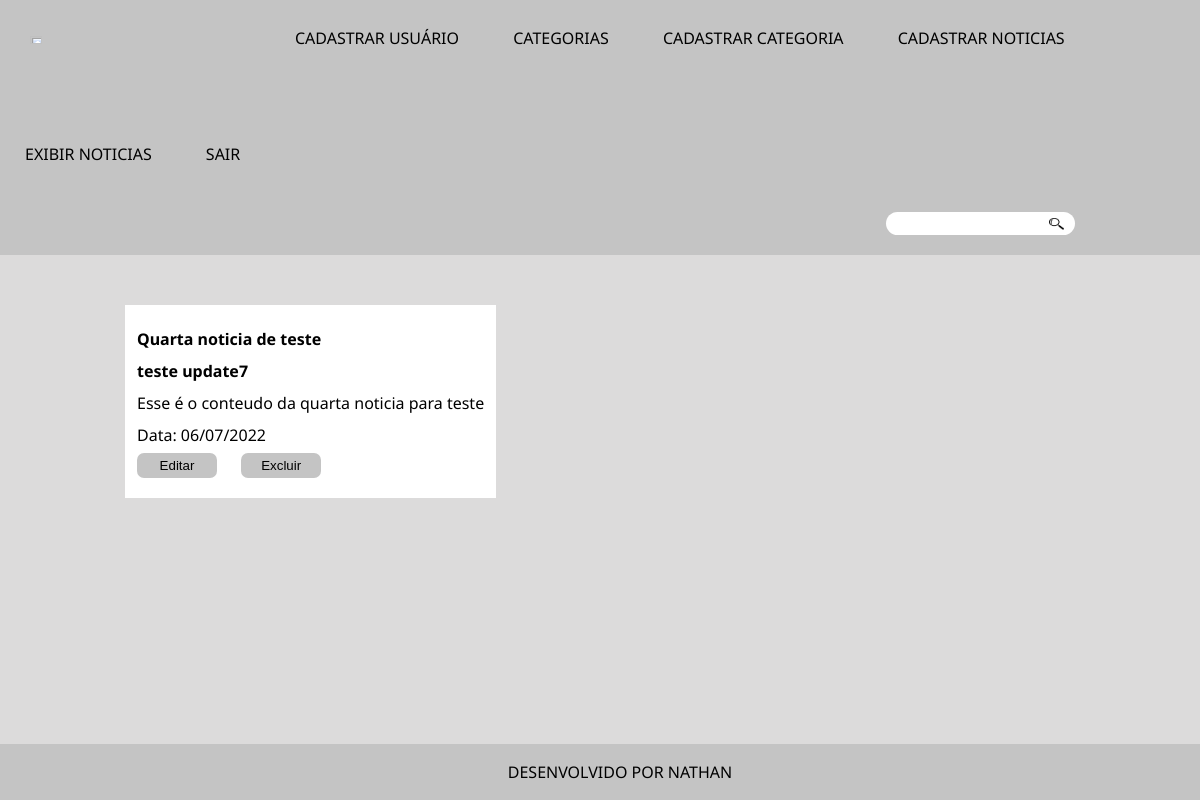
Screenshot of /noticia.php?id=4 with the database file from the repository.
### tables this page shows
CREATE TABLE `noticias` (
  `id` int(11) NOT NULL AUTO_INCREMENT,
  `id_categoria` int(11) DEFAULT NULL,
  `titulo` varchar(150) NOT NULL,
  `conteudo` text NOT NULL,
  `data_publicacao` date DEFAULT NULL,
  PRIMARY KEY (`id`),
  KEY `id_categoria` (`id_categoria`),
  CONSTRAINT `noticias_ibfk_1` FOREIGN KEY (`id_categoria`) REFERENCES `categorias` (`id`)
);

CREATE TABLE `categorias` (
  `id` int(11) NOT NULL AUTO_INCREMENT,
  `nome` varchar(100) NOT NULL,
  PRIMARY KEY (`id`),
  UNIQUE KEY `nome` (`nome`)
);

### src/repositorio/RepositorioNoticias.php (called while the page is built, shortened)
<?php
class RepositorioNoticias
{
    private PDO $conexao;
    public function __construct(PDO $conexao)
    {
        $this->conexao = $conexao;
    }
    public function umaNoticia($id): Noticia
    {
        $sql = "SELECT noticias.id, categorias.id AS id_da_categoria, categorias.nome AS categoria, noticias.titulo, noticias.conteudo, noticias.data_publicacao
        FROM noticias JOIN categorias ON noticias.id_categoria = categorias.id WHERE noticias.id = :id;";
        $consulta = $this->conexao->prepare($sql);
        $consulta->bindValue(':id', $id);
        $consulta->execute();
        $dadosNoticia = $consulta->fetch(PDO::FETCH_ASSOC);
        $noticia = new \Noticia(
            $dadosNoticia['id'],
            new \Categoria($dadosNoticia['id_da_categoria'], $dadosNoticia['categoria']),
            $dadosNoticia['titulo'],
            $dadosNoticia['conteudo'],
            $dadosNoticia['data_publicacao']
        );
        return $noticia;
    }
}

### src/dominio/modelo/Categoria.php (called while the page is built, shortened)
<?php
class Categoria
{
    private $categoria;
    public function __construct(?int $id, string $categoria)
    {
        $this->categoria = $this->limpar($categoria);
    }
    public function categoria(): string
    {
        return $this->categoria;
    }
    private function limpar($categoria)
    {
        $categoria = trim($categoria);
        $categoria = stripcslashes($categoria);
        $categoria = htmlspecialchars($categoria);
        return $categoria;
    }
}

### src/dominio/modelo/Noticia.php (called while the page is built, shortened)
<?php
class Noticia
{
    private $id;
    private $categoria;
    private $titulo;
    private $conteudo;
    private $dataPublicacao;
    public function __construct(?int $id, Categoria $categoria, string $titulo, string $conteudo, ?string $dataPublicacao)
    {
        $this->id = $id;
        $this->categoria = $categoria;
        $this->titulo = $this->limpar($titulo);
        $this->conteudo = $this->limpar($conteudo);
        $this->dataPublicacao = $dataPublicacao;
    }
    public function id(): ?int
    {
        return $this->id;
    }
    public function titulo(): string
    {
        return $this->titulo;
    }
    public function conteudo(): string
    {
        return $this->conteudo;
    }
    public function dataPublicacao(): string
    {
        $dataPublicacaoFormatada = $this->dataPublicacao;
        $dataPublicacaoFormatada = date_create($dataPublicacaoFormatada);
        return date_format($dataPublicacaoFormatada, 'd/m/Y');
    }
    public function categoria(): string
    {
        return $this->categoria->categoria();
    }
    private function limpar($noticia)
    {
        $noticia = trim($noticia);
        $noticia = htmlspecialchars($noticia);
        return $noticia;
    }
}

### noticia.php (the view, shortened to what this page needs)
<?php
require_once 'src/dominio/modelo/Noticia.php';
require_once 'src/dominio/modelo/Categoria.php';
require_once 'src/repositorio/RepositorioNoticias.php';
$conexao = Conexao::criarConexao();
$repositorioNoticias = new RepositorioNoticias($conexao);
$id = $_GET['id'];
$noticia = $repositorioNoticias->umaNoticia($id);
?>
<!DOCTYPE html>
<html lang="pt-br">
<head>
    <link rel="stylesheet" href="reset.css">
    <link rel="stylesheet" href="style.css">
</head>
    <main>
        <section class="conteudo-completo">
                <h2><?php echo $noticia->titulo(); ?></h2>
                <h3><?php echo $noticia->categoria(); ?></h3>
                    <p>
                        <?php echo nl2br($noticia->conteudo()); ?>
                   </p>
                   <br>
                   <p>
                    Data: <?php echo $noticia->dataPublicacao(); ?>
                   </p>
                <div class="botao-editar">
                    <button><a href="editar.php?id=<?php  echo $noticia->id(); ?>">Editar</a></button>
                </div>
                <div class="botao-editar">
                    <button><a href="excluir.php?id=<?php  echo $noticia->id(); ?>">Excluir</a></button>
                </div>
        </section>
    </main>

### style.css (style rules this page uses)
header { background: rgb(196, 196, 196); margin-bottom: 50px; }
body { background: rgb(220, 219, 219); font-family: 'Montserrat', sans-serif; font-family: 'Noto Sans', sans-serif; }
.cabecalho h1, form, a { display: inline-block; padding-left: 25px; padding-right: 25px; padding-top: 30px; padding-bottom: 20px; }
.cabecalho h1 { padding-right: 120px; padding-left: 30px; font-size: 20px; display: inline; }
.logo { width: 10%; display: inline-block; }
.cabecalho form { position: relative; display: block; text-align: right; margin-right: 100px; }
.cabecalho input { border-radius: 12px; border: none; padding: 4px 6px; }
.botao-busca img { width: 15px; height: 12px; cursor: pointer; }
.botao-busca { border: none; background: transparent; position: absolute; top: 35px; right: 30px; }
a { text-decoration: none; color: black; }
main { width: 950px; margin: 0 auto; }
.caixa-noticia h2, h3 { padding-bottom: 1em; font-weight: bold; }
.conteudo-completo { background: white; margin-bottom: 70px; margin: 0 auto; padding: 10px 12px; display: inline-block; position: relative; }
.conteudo-completo h2 { padding: 1em 0; font-weight: bold; }
.botao-editar { padding: 10px 0; display: inline-block; margin-right: 20px; }
.botao-editar button { width: 80px; border-radius: 7px; border: none; background: rgb(196, 196, 196); padding: 5px 10px; }
.botao-editar a { padding: 0; }
footer { background: rgb(196, 196, 196); text-align: center; padding: 20px; margin: auto; width: 100%; bottom: 0; position: fixed; }

### rows the page displays
noticias: titulo "Quarta noticia de teste", id_categoria.nome "teste update7", conteudo "Esse é o conteudo da quarta noticia para teste", data_publicacao "06/07/2022"
